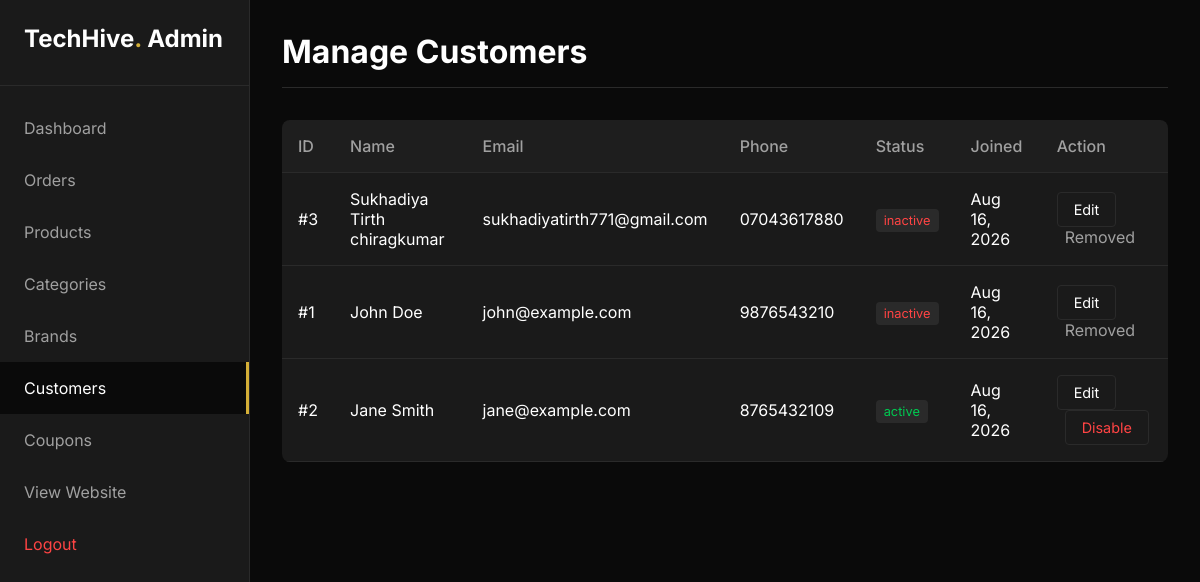
Before: /admin/customers.php (signed in) with the older database file.
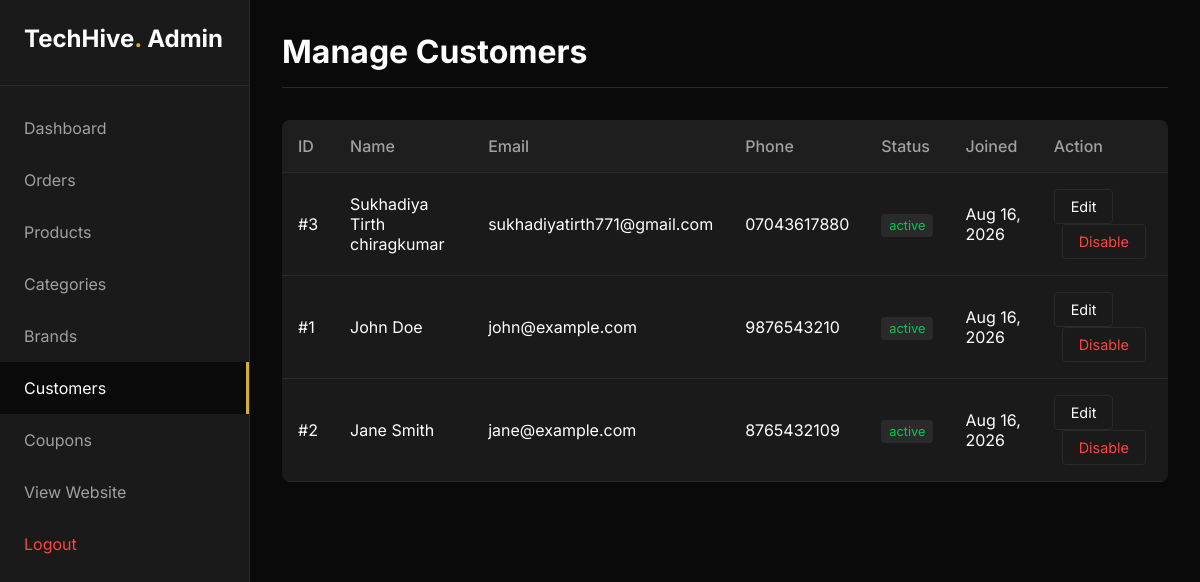
After: the same page with the newer database file.
### tables this page shows
CREATE TABLE `users` (
  `user_id` int(11) NOT NULL AUTO_INCREMENT,
  `full_name` varchar(100) NOT NULL,
  `email` varchar(150) NOT NULL,
  `phone` varchar(20) DEFAULT NULL,
  `password_hash` varchar(255) NOT NULL,
  `status` enum('active','inactive') NOT NULL DEFAULT 'active',
  `created_at` timestamp NOT NULL DEFAULT current_timestamp(),
  PRIMARY KEY (`user_id`),
  UNIQUE KEY `email` (`email`)
);

### admin/customers.php (the view, shortened to what this page needs)
<?php
require_once '../config/database.php';
$stmt = $pdo->query("SELECT * FROM users ORDER BY created_at DESC");
$customers = $stmt->fetchAll();
?>
<!DOCTYPE html>
<html lang="en">
<head>
    <link rel="stylesheet" href="../assets/css/admin.css">
</head>
<body>
    <?php include 'includes/sidebar.php'; ?>
    <main class="admin-main">
        <div class="admin-header">
            <h1>Manage Customers</h1>
        </div>
        <table class="admin-table">
            <thead>
                <tr>
                    <th>ID</th>
                    <th>Name</th>
                    <th>Email</th>
                    <th>Phone</th>
                    <th>Status</th>
                    <th>Joined</th>
                    <th>Action</th>
                </tr>
            </thead>
            <tbody>
                <?php foreach($customers as $c): ?>
                <tr>
                    <td>#<?= $c['user_id'] ?></td>
                    <td><?= htmlspecialchars($c['full_name']) ?></td>
                    <td><?= htmlspecialchars($c['email']) ?></td>
                    <td><?= htmlspecialchars($c['phone'] ?? 'N/A') ?></td>
                    <td>
                        <span style="padding: 0.25rem 0.5rem; background: var(--border); border-radius: 4px; font-size: 0.8rem; color: <?= $c['status'] == 'active' ? 'var(--success)' : 'var(--error)' ?>;">
                            <?= htmlspecialchars($c['status']) ?>
                        </span>
                    </td>
                    <td><?= date('M d, Y', strtotime($c['created_at'])) ?></td>
                    <td>
                        <a href="edit_customer.php?id=<?= $c['user_id'] ?>" class="btn">Edit</a>
                        <?php if ($c['status'] == 'active'): ?>
                            <a href="delete_customer.php?id=<?= $c['user_id'] ?>" class="btn" style="color: var(--error); margin-left: 0.5rem;" onclick="return confirm('Are you sure you want to disable this user?');">Disable</a>
                        <?php else: ?>
                            <span style="color: var(--muted); margin-left: 0.5rem;">Removed</span>
                        <?php endif; ?>
                    </td>
                </tr>
                <?php endforeach; ?>
            </tbody>
        </table>
    </main>
</body>
</html>

### admin/includes/sidebar.php
<?php
$currentPage = basename($_SERVER['PHP_SELF']);
?>
<aside class="admin-sidebar">
    <div class="sidebar-brand">
        TechHive<span>.</span> Admin
    </div>
    <ul class="sidebar-menu">
        <li><a href="index.php" class="<?= $currentPage == 'index.php' ? 'active' : '' ?>">Dashboard</a></li>
        <li><a href="orders.php" class="<?= $currentPage == 'orders.php' ? 'active' : '' ?>">Orders</a></li>
        <li><a href="products.php" class="<?= strpos($currentPage, 'product') !== false ? 'active' : '' ?>">Products</a></li>
        <li><a href="categories.php" class="<?= $currentPage == 'categories.php' ? 'active' : '' ?>">Categories</a></li>
        <li><a href="brands.php" class="<?= $currentPage == 'brands.php' ? 'active' : '' ?>">Brands</a></li>
        <li><a href="customers.php" class="<?= $currentPage == 'customers.php' ? 'active' : '' ?>">Customers</a></li>
        <li><a href="coupons.php" class="<?= $currentPage == 'coupons.php' ? 'active' : '' ?>">Coupons</a></li>
        <li><a href="../index.php" target="_blank">View Website</a></li>
        <li><a href="logout.php" style="color: var(--error);">Logout</a></li>
    </ul>
</aside>

### assets/css/admin.css (style rules this page uses)
:root { --primary: #0A0A0A; --surface: #1A1A1A; --border: #2A2A2A; --text: #FFFFFF; --muted: #A0A0A0; --accent: #D4AF37; --success: #00C851; --error: #FF4444; }
* { margin: 0; padding: 0; box-sizing: border-box; }
body { font-family: 'Inter', sans-serif; background-color: var(--primary); color: var(--text); display: flex; }
a { text-decoration: none; color: inherit; }
ul { list-style: none; }
.admin-sidebar { width: 250px; background: var(--surface); height: 100vh; position: fixed; border-right: 1px solid var(--border); padding: 1.5rem 0; }
.sidebar-brand { padding: 0 1.5rem 2rem; font-size: 1.5rem; font-weight: 700; border-bottom: 1px solid var(--border); margin-bottom: 1rem; }
.sidebar-brand span { color: var(--accent); }
.sidebar-menu li a { display: flex; align-items: center; gap: 1rem; padding: 1rem 1.5rem; color: var(--muted); transition: all 0.3s; }
.sidebar-menu li a:hover, .sidebar-menu li a.active { background: var(--primary); color: var(--text); border-right: 3px solid var(--accent); }
.admin-main { margin-left: 250px; flex-grow: 1; padding: 2rem; min-height: 100vh; }
.admin-header { display: flex; justify-content: space-between; align-items: center; margin-bottom: 2rem; padding-bottom: 1rem; border-bottom: 1px solid var(--border); }
.admin-table { width: 100%; border-collapse: collapse; background: var(--surface); border-radius: 8px; overflow: hidden; }
.admin-table th, .admin-table td { padding: 1rem; text-align: left; border-bottom: 1px solid var(--border); }
.admin-table th { background: rgba(255,255,255,0.02); color: var(--muted); font-weight: 500; }
.btn { display: inline-block; padding: 0.5rem 1rem; background: var(--surface); border: 1px solid var(--border); color: var(--text); border-radius: 4px; cursor: pointer; font-size: 0.9rem; }

Changed rows visible on the page:
changed users "Sukhadiya Tirth chiragkumar": status "inactive" → "active"; status "Removed" → "Disable"
changed users "John Doe": status "inactive" → "active"; status "Removed" → "Disable"
